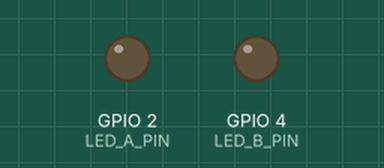
Simulated run of this sketch. Board: ESP32. Parts: output pins drawn as LEDs (lit = HIGH). What the sketch prints to the serial monitor is not drawn.

Above: at 0.15 s.
At 8.55 s:
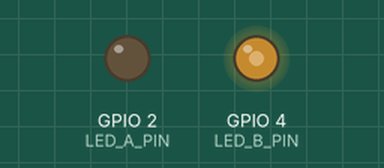
At 16.96 s:
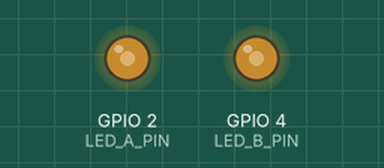
Timing chart, 0 to 16.9 s (numbered marks = the images above):
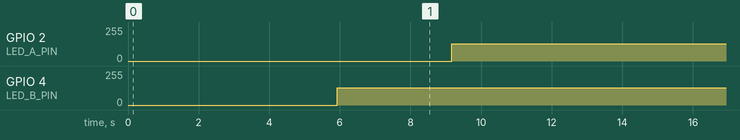

The sketch:

hmwk-2PWM.ino
```cpp
#define LED_A_PIN 2   // 警灯A（蓝色/红色）
#define LED_B_PIN 4   // 警灯B（红色/蓝色）

// PWM 参数
const int freq = 5000;       // 5kHz 频率
const int resolution = 8;    // 8位分辨率 (0-255)

// 呼吸状态变量
int dutyCycle = 0;           // 当前基准占空比 0~255
bool directionUp = true;     // true=渐亮, false=渐暗
unsigned long lastStepTime = 0;  // 上次步进时间戳

// 步进间隔：数值越小，交替闪烁越快（警灯效果通常较快）
const int stepDelay = 4;     // 每4ms改变一次占空比，约2秒完成一个交替周期

void setup() {
  Serial.begin(115200);

  // 初始化两个独立PWM通道（新版API直接绑定引脚）
  ledcAttach(LED_A_PIN, freq, resolution);
  ledcAttach(LED_B_PIN, freq, resolution);

  // 初始状态：A灭 B亮
  ledcWrite(LED_A_PIN, 0);
  ledcWrite(LED_B_PIN, 255);

  Serial.println("双通道反相警灯已启动");
  Serial.println("A灯与B灯呈平滑反相交替闪烁");
}

void loop() {
  unsigned long currentTime = millis();

  // 非阻塞式PWM步进
  if (currentTime - lastStepTime >= stepDelay) {
    lastStepTime = currentTime;

    // 更新基准占空比
    if (directionUp) {
      dutyCycle++;
      if (dutyCycle >= 255) {
        dutyCycle = 255;
        directionUp = false;  // 到达峰值，切换方向
      }
    } else {
      dutyCycle--;
      if (dutyCycle <= 0) {
        dutyCycle = 0;
        directionUp = true;   // 到达谷底，切换方向
      }
    }

    // ========== 核心反相逻辑 ==========
    // A灯跟随基准占空比
    ledcWrite(LED_A_PIN, dutyCycle);

    // B灯与A灯严格反相：A亮则B暗，A暗则B亮
    ledcWrite(LED_B_PIN, 255 - dutyCycle);
  }

  // 可选：每2秒打印一次当前占空比，方便调试观察
  static unsigned long lastDebugTime = 0;
  if (currentTime - lastDebugTime > 2000) {
    lastDebugTime = currentTime;
    Serial.print("A占空比: ");
    Serial.print(dutyCycle);
    Serial.print(" | B占空比: ");
    Serial.println(255 - dutyCycle);
  }
}
```

Measured:
- by itself, GPIO 2 (LED_A_PIN): 0/255 → 128/255 at 9.2 s
- by itself, GPIO 4 (LED_B_PIN): 0/255 → 128/255 at 5.9 s
